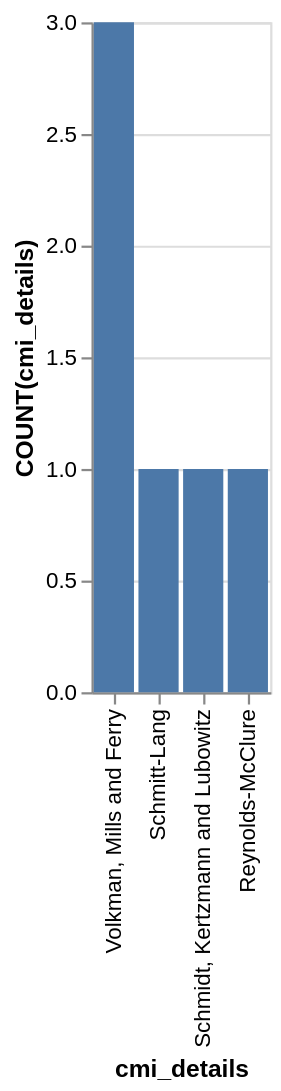

Here is the Vega-Lite specification saved for this chart:
### Vega-Lite specification from a JSON file in a GitHub repository (floating-point values rounded to 4 significant figures)
{"data": {"values": [{"x_data": "Volkman, Mills and Ferry", "y_data": 3}, {"x_data": "Schmitt-Lang", "y_data": 1}, {"x_data": "Schmidt, Kertzmann and Lubowitz", "y_data": 1}, {"x_data": "Reynolds-McClure", "y_data": 1}]}, "mark": "bar", "encoding": {"x": {"field": "x_data", "type": "nominal", "title": "cmi_details", "sort": {"op": "sum", "field": "y_data", "order": "descending"}}, "y": {"field": "y_data", "type": "quantitative", "title": "COUNT(cmi_details)"}}}
